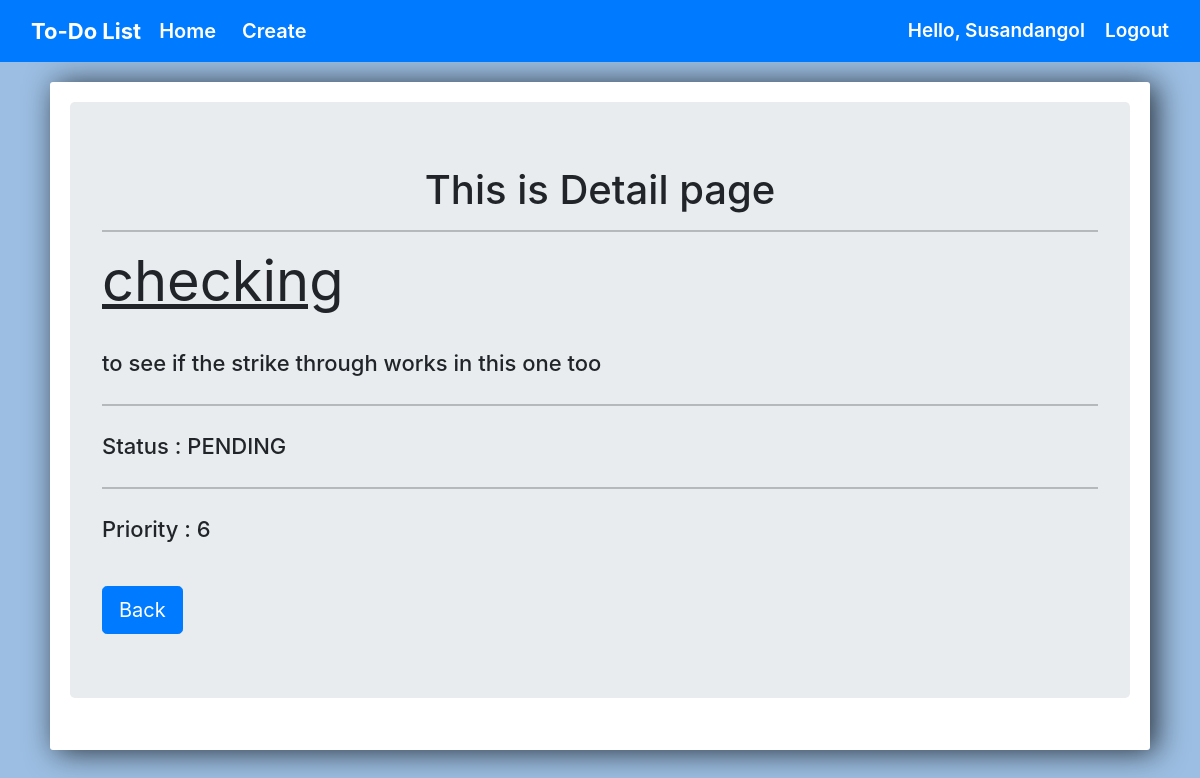
Page /15/detail/ (signed in) on the committed database.
### todo/models.py (models this page shows, shortened)
class TODO(models.Model):
    status_choices = [
    ('COMPLETED', 'COMPLETED'),
    ('PENDING', 'PENDING'),
    ]
    priority_choices = [
    (1,'1️'),
    (2, '2️'),
    (3, '3️'),
    (4, '4️'),
    (5, '5️'),
    (6, '6️'),
    (7, '7️'),
    (8, '8️'),
    (9, '9️'),
    (10, '10'),
    ]
    title = models.CharField(max_length=50)
    task = models.TextField(blank=False)
    status = models.CharField(max_length=20 , choices=status_choices)
    """ related name helps to connect priority with the user"""
    user  = models.ForeignKey(User  , on_delete= models.CASCADE, related_name='priority')
    date = models.DateTimeField(auto_now_add=True)
    priority = models.IntegerField(max_length=2 , choices=priority_choices)

### todo/views.py (the view)
# urls.py: path('<int:pk>/detail/',views.detailpage, name='detailpage'),
@login_required(login_url='loginpage')
def detailpage(request,pk):
    title = TODO.objects.get(id=pk)
    context = {
        'title':title
    }
    return render(request,'todo/details.html',context)

### todo/templates/todo/details.html (shortened to what this page needs)
{% extends 'todo/base.html' %}
{% load static %}
{% block body%}
	<link rel="stylesheet" href="https://stackpath.bootstrapcdn.com/bootstrap/4.3.1/css/bootstrap.min.css">
	<div class="center-column">
		<div class="jumbotron">
            <h1 align="center">This is Detail page</h1>
            <hr>
            <h1 class="display-4"><B><u>{{title.title}}</u></B></h1>
            <br>
            <p class="lead">{{title.task}}</p>
            <hr class="my-4">
            <p class="lead">Status : {{title.status}}</p>
            <hr class="my-4">
            <p class="lead">Priority : {{title.priority}}</p>
            <br>
            <a href="{% url 'home' %}"><button class="btn btn-primary btn-lg">Back</button></a>
        </div>
	</div>
{% endblock %}

### todo/templates/todo/base.html (shortened to what this page needs)
{% load static %}
<!DOCTYPE html>
<html>
<head>
	<link href="https://cdn.jsdelivr.net/npm/bootstrap@5.0.0-beta3/dist/css/bootstrap.min.css" rel="stylesheet">
	<link rel="stylesheet" href="https://maxcdn.bootstrapcdn.com/bootstrap/4.0.0/css/bootstrap.min.css">
    <link rel="stylesheet" href="{% static 'css/style.css' %}">
</head>
<body>
    <nav class="navbar navbar-expand-lg navbar-dark bg-primary">
        <div class="container-fluid">
          <a class="heading" >To-Do List</a>
          <div class="collapse navbar-collapse" id="navbarText">
              <ul class="navbar-nav me-auto mb-2 mb-lg-0">
                  <li class="nav-item">
                  <a class="nav-link active " href="{% url 'home' %}">Home</a>
                  </li>
                  <li >
                  <a class="nav-link active" href="{% url 'create' %}">Create</a>
                  </li>
              </ul>
              <span style='text-transform:capitalize' class="hello_msg">Hello, {{request.user}}</span>
                <span class="user"><a class="hello_msg"  href="{% url 'logout' %}">Logout</a></span>
          </div>
      </div>
      </nav>
		{% block body %}
		{% endblock %}
</body>
</html>

### todo/static/css/style.css (style rules this page uses)
.heading { color: white ! important; font-size: 22px; font-weight: 700 ; }
.nav-link { color: black; margin-left: 10px; font-weight: 600; font-size: 20px; }
.hello_msg { color: white; font-size: 19px; font-weight: 600; }
.user { margin-left: 20px; }

### todo/templates/todo/details.html (style rules this page uses)
body { background-color: #9cbee2; }
.center-column { width:1100px; margin: 20px auto; padding:20px; background-color: #fff; border-radius: 3px; box-shadow: 6px 2px 30px 0px rgba(0,0,0,0.75); }
.lead { font-size: 22px; font-weight: 450; }

### rows in the picture
TODO: title "checking", task "to see if the strike through works in this one too", status "PENDING", priority "6"

### other values in the picture
{{ request.user }} "Susandangol"
